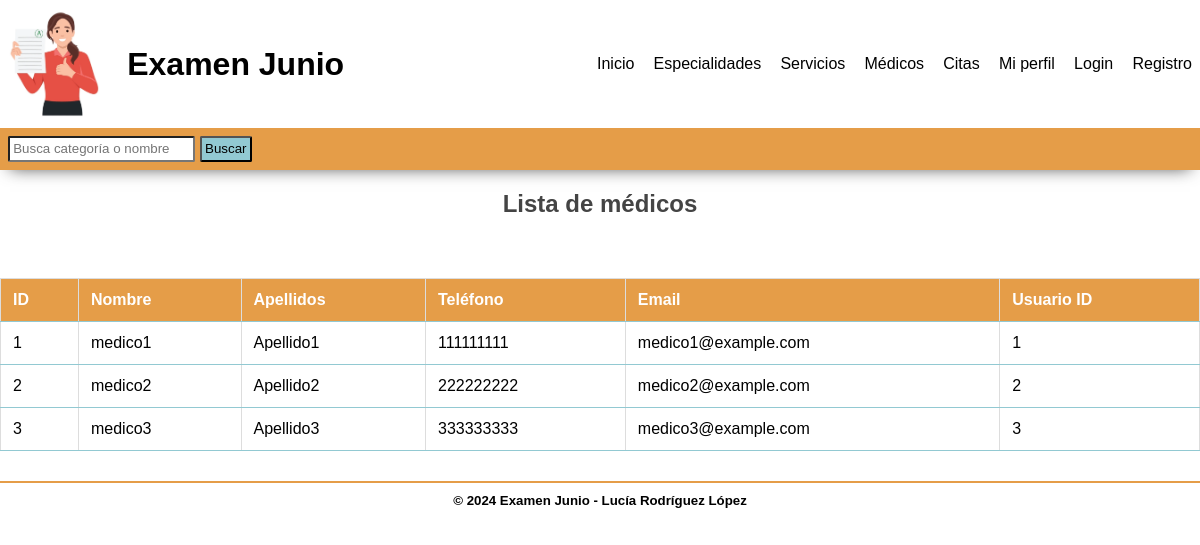
The app's page /medicos with its own data.
### tables this page shows
CREATE TABLE IF NOT EXISTS medicos(
    id INT AUTO_INCREMENT NOT NULL,
    nombre VARCHAR(100) NOT NULL,
    apellidos VARCHAR(255) NOT NULL,
    telefono VARCHAR(20) NOT NULL,
    email VARCHAR(255) NOT NULL,
    usuario_id INT NOT NULL,
    CONSTRAINT pk_medicos_cita PRIMARY KEY (id),
    CONSTRAINT fk_medico_usuario FOREIGN KEY (usuario_id) REFERENCES usuarios(id)
);

### src/Lib/Pages.php (called while the page is built, shortened)
<?php
class Pages {
    public function render(string $pageName, array $params = null): void {
        require_once __DIR__ . "/../Views/layout/header.php";
        require_once __DIR__ . "/../Views/$pageName.php";
        require_once __DIR__ . "/../Views/layout/footer.php";
    }
}

### src/Controllers/MedicosController.php (called while the page is built, shortened)
<?php
class medicosController {
    private Pages $pagina;
    private MedicosService $medicosService;
    public function __construct()
    {
        $this->pagina = new Pages();
        $this->medicosService = new MedicosService();
    }
    public function mostrarTodos($emailRecordado = null, $mensaje = ''): void
    {
        $medicosModel = $this->todasmedicos();
        $usuarioController = new UsuarioController();
        $emailSesion = $usuarioController->obtenerEmailUsuario($emailRecordado);
        $rol = 'usur';
        $this->pagina->render('Medico/mostrarMedicos', [
            'medicos' => $medicosModel,
            'emailSesion' => $emailSesion,
            'mensaje' => $mensaje,
            'rol' => $rol,
            'usuario_id' => $usuario_id
        ]);
    }
    public function todasmedicos(): array {
        $medicos = $this->medicosService->obtenermedicos();
        $medicosModel = [];
        foreach ($medicos as $medico) {
            $medicoModel = new Medico();
            $medicoModel->setId($medico['id']);
            $medicoModel->setNombre($medico['nombre']);
            $medicoModel->setApellidos($medico['apellidos']);
            $medicoModel->setTelefono($medico['telefono']);
            $medicoModel->setEmail($medico['email']);
            $medicoModel->setUsuarioId($medico['usuario_id']);
            $medicosModel[] = $medicoModel;
        }
        return $medicosModel;
    }
}

### src/Routes/Routes.php (called while the page is built, shortened)
<?php
  class Routes{
    public static function index(){
    Router::add('GET','/medicos', function () {
        return (new MedicosController())->mostrarTodos();
    });
        Router::dispatch();
    }
  }

### src/init.php (called while the page is built, shortened)
<?php
Routes::index();

### public/index.php (called while the page is built)
<?php
require_once '../src/init.php';

### src/Lib/DataBase.php (called while the page is built, shortened)
<?php
class DataBase
{
    private ?PDO $conexion;
    private string $server;
    private string $user;
    private string $pass;
    private string $data_base;
    function __construct()
    {
        $this->server = $_ENV['DB_HOST'];
        $this->user = $_ENV['DB_USER'];
        $this->pass = $_ENV['DB_PASS'];
        $this->data_base = $_ENV['DB_DATABASE'];
        $this->conexion = $this->conect();
    }
    function conect() : PDO {
        try {
            $opciones = array(
                PDO::MYSQL_ATTR_INIT_COMMAND => "SET NAMES utf8mb4",
                PDO::MYSQL_ATTR_FOUND_ROWS => true
            );
            $conexion = new PDO("mysql:host={$this->server};dbname={$this->data_base}",$this->user,$this->pass,$opciones);
            return $conexion;
        } catch (PDOException $e) {
            echo "Ha surgido un error y no se puede conectar con la base de datos".$e->getMessage();
            exit;
        }
    }
    public function prepareSQL(string $querySQL) {
        return $this->conexion->prepare($querySQL);
    }
}

### src/Services/MedicosService.php (called while the page is built, shortened)
<?php
    class MedicosService{
        private MedicosRepository $medicosRepository;
        function __construct() {
            $this->medicosRepository = new MedicosRepository();
        }
        public function obtenermedicos() :?array {
            return $this->medicosRepository->findAll();
        }
    }

### src/Repositories/MedicosRepository.php (called while the page is built, shortened)
<?php
    class MedicosRepository{
        private DataBase $conexion;
        function __construct(){
            $this->conexion = new DataBase();
        }
        public function findAll(): array|string|null{
            $medicoCommit = null;
            try {
                $this->sql = $this->conexion->prepareSQL("SELECT *
                                                            FROM medicos");
                $this->sql->execute();
                $medicoCommitData = $this->sql->fetchAll(PDO::FETCH_ASSOC);
                $medicoCommit = $medicoCommitData ?: null;
            } catch (PDOException $e) {
                $medicoCommit = $e->getMessage();
            }
            return $medicoCommit;
        }
    }

### src/Models/Medico.php (called while the page is built, shortened)
<?php
class Medico {
    private $id;
    private $nombre;
    private $apellidos;
    private $telefono;
    private $email;
    private $usuario_id;
    public function getId() {
        return $this->id;
    }
    public function setId($id) {
        $this->id = $id;
    }
    public function getNombre() {
        return $this->nombre;
    }
    public function setNombre($nombre) {
        $this->nombre = $nombre;
    }
    public function getApellidos() {
        return $this->apellidos;
    }
    public function setApellidos($apellidos) {
        $this->apellidos = $apellidos;
    }
    public function getTelefono() {
        return $this->telefono;
    }
    public function setTelefono($telefono) {
        $this->telefono = $telefono;
    }
    public function getEmail() {
        return $this->email;
    }
    public function setEmail($email) {
        $this->email = $email;
    }
    public function getUsuarioId() {
        return $this->usuario_id;
    }
    public function setUsuarioId($usuario_id) {
        $this->usuario_id = $usuario_id;
    }
}

### src/Views/Medico/mostrarMedicos.php (the view, shortened to what this page needs)
<!DOCTYPE html>
<html lang="en">
<head>
    <link rel="stylesheet" type="text/css" href="public/css/styles.css">
</head>
<body>
    <h2 class="card-h2">Lista de médicos</h2>
    <div class="cliente-container">
        <table class="clientes-table">
            <thead>
                <tr>
                    <th>ID</th>
                    <th>Nombre</th>
                    <th>Apellidos</th>
                    <th>Teléfono</th>
                    <th>Email</th>
                    <th>Usuario ID</th>
                </tr>
            </thead>
            <tbody>
                <?php foreach ($medicos as $medico): ?>
                    <tr>
                        <td><?php echo $medico->getId(); ?></td>
                        <td><?php echo $medico->getNombre(); ?></td>
                        <td><?php echo $medico->getApellidos(); ?></td>
                        <td><?php echo $medico->getTelefono(); ?></td>
                        <td><?php echo $medico->getEmail(); ?></td>
                        <td><?php echo $medico->getUsuarioId(); ?></td>
                    </tr>
                <?php endforeach; ?>
            </tbody>
        </table>
    </div>
</body>
</html>

### public/css/styles.css (style rules this page uses)
* { padding: 0; margin: 0; box-sizing: border-box; }
:root { --primary: #fff; --secondary: #e59d48; --tertiary: #40e0d0; --contrast: #92c9d2; --contrast-hover: #044465; --text: #000; --text-title: #fff; --font: Arial, Helvetica, sans-serif; }
body { font-family: var(--font); }
.card-h2 { text-align: center; padding: 20px; }
h2 { color: #444; margin-bottom: 20px; }
table { width: 100%; border-collapse: collapse; margin-bottom: 20px; }
th, td { padding: 12px; border: 1px solid #ddd; text-align: left; }
th { background-color: #f4f4f4; }
.cliente-container { display: flex; justify-content: center; margin-top: 20px; }
.clientes-table { width: 100%; border-collapse: collapse; margin-top: 20px; }
.clientes-table th, .clientes-table td { padding: 12px; text-align: left; border-bottom: 1px solid var(--contrast); color: var(--text); }
.clientes-table th { background-color: var(--secondary); color: var(--text-title); }

### records on screen
medicos: id "1", nombre "medico1", apellidos "Apellido1", telefono "111111111", email "medico1@example.com", usuario "1"
medicos: id "2", nombre "medico2", apellidos "Apellido2", telefono "222222222", email "medico2@example.com", usuario "2"
medicos: id "3", nombre "medico3", apellidos "Apellido3", telefono "333333333", email "medico3@example.com", usuario "3"
